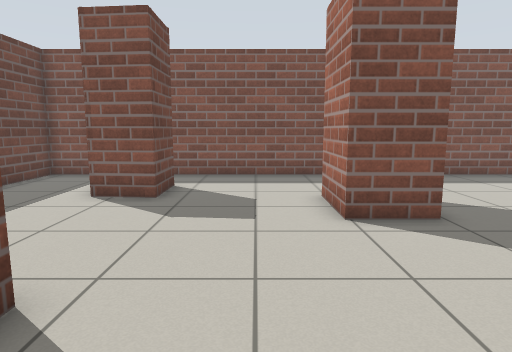
view 1 (above)

16 first-person views from a walk through a robot-simulator world made for Gazebo. The camera is 0.94 m above the floor, tilts 8° down and sees 75° across. The floor is counted in squares, 0.5 m on a side. Each view is taken from the middle of a square. On the plan, view 1 faces up. The plan holds only what a view shows up to about 17 squares ahead; the rest is blank.

view 2
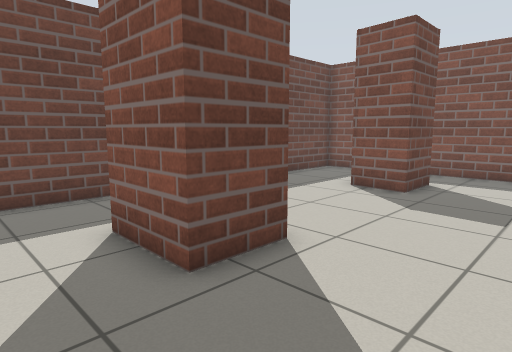

view 3
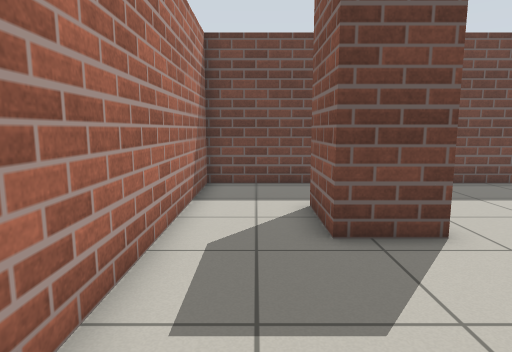

view 4
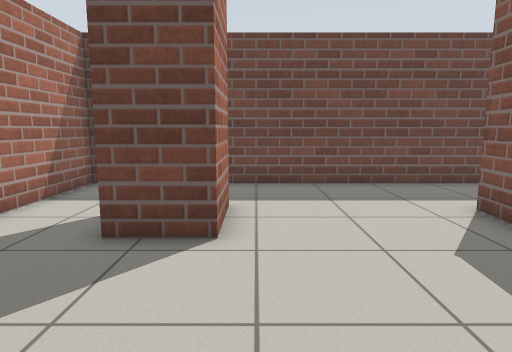

view 5
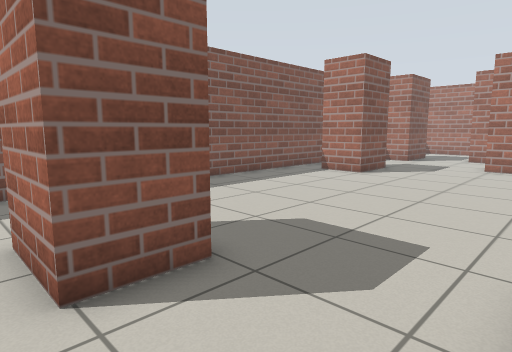

view 6
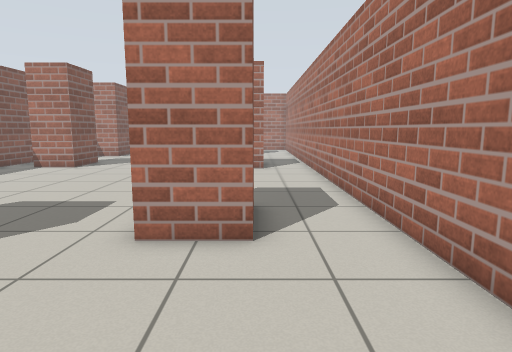

view 7
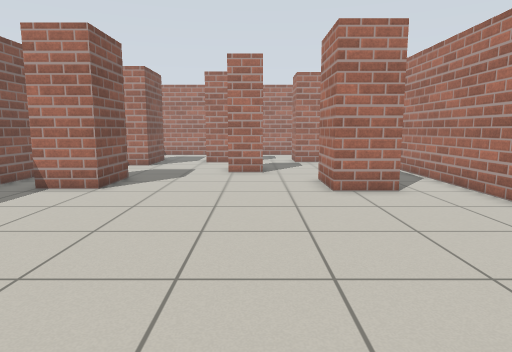

view 8
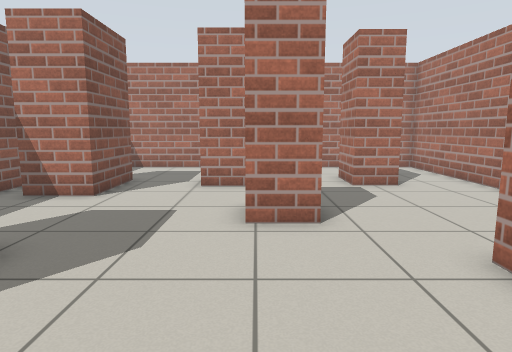

view 9
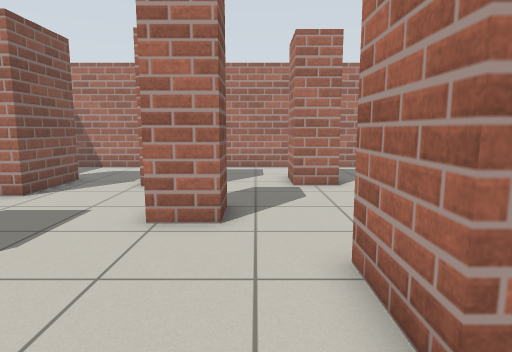

view 10
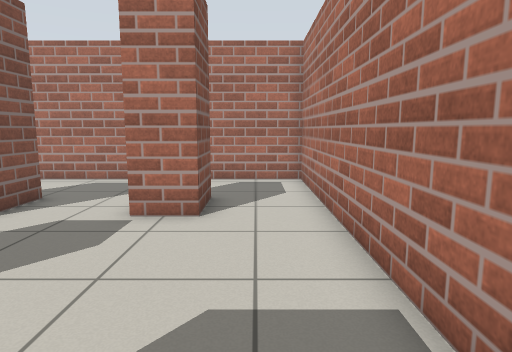

view 11
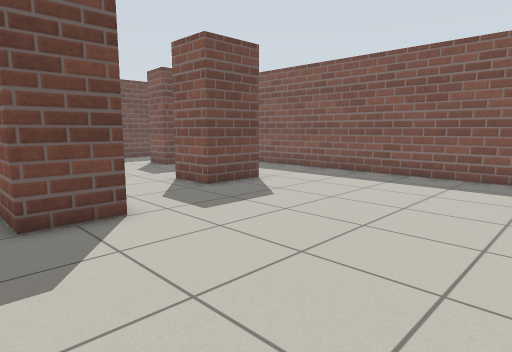

view 12
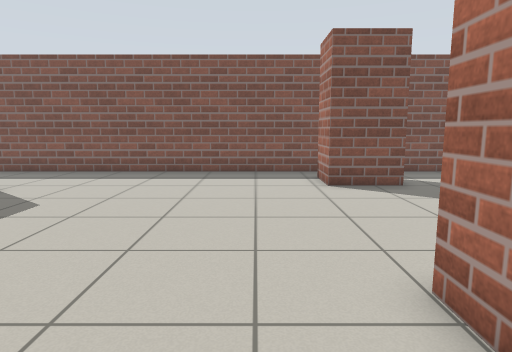

view 13
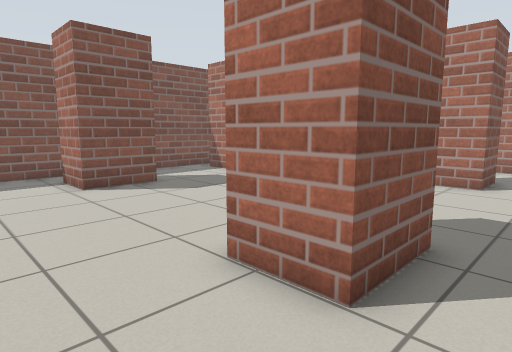

view 14
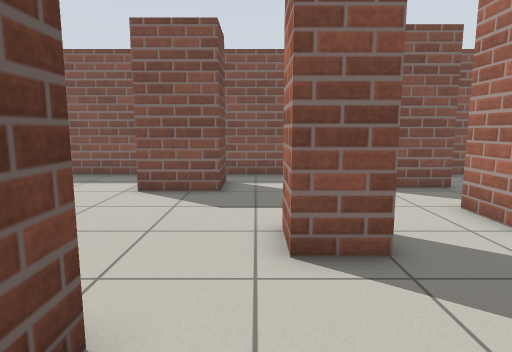

view 15
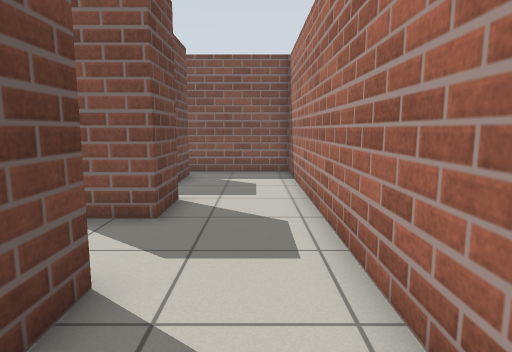

view 16
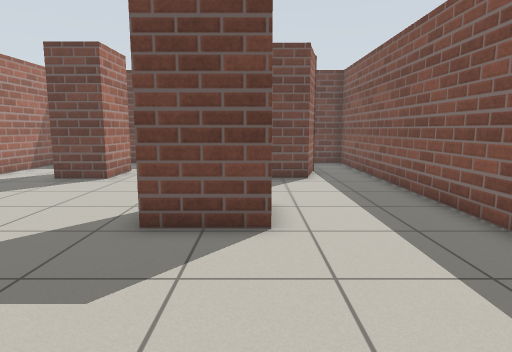

### Floor plan
Points are (right, up) in squares from view 1. A wall is a line through its corners. A room is listed if a view was taken in it or the views show most of it. See-through windows are left out.
Room 1 (views 1, 2, 3, 4, 5, 6, 7)
walls: (-5.1, 3.3) (-2.6, 3.3) (-2.6, 1.3) (-5.1, 1.3); (-2.8, 9) (-4.7, 9.2); (-2.7, 9.4) (-2.8, 9) (-3.1, 9); (3.9, 6.8) (1.9, 6.8) (1.9, 9.4); (3.4, 1) (3.4, 3.1); (-5.4, 13.7) (-8.4, 13.7) (-8.4, -1.7) (2.6, -1.7)
ways out: opening at (-6, 12.5) to room 2; opening at (-0.5, 9) to room 2; opening at (2.5, -0.5) to room 2; opening at (4, 5) to room 2
Room 2 (views 8, 9, 10, 11, 12, 13, 14, 15, 16)
walls: (20.1, 4.7) (18.5, 4.7) (18.5, 6.2); (16.6, 0.6) (14, 0.6) (14, 2.6) (16.5, 2.6) (16.5, 1.8); (16.9, 12) (16.9, 10) (14.4, 10) (14.4, 12); (23, 6.1) (23, 7.9); (23, 2.6) (25.1, 2.6) (25.1, 1.3) (23, 1.3) (23, 2.6); (5.9, 3.1) (5.9, 1.1) (4, 1.1); (25.1, 7.9) (25.1, 5.8) (23.4, 5.8); (24.3, 12.6) (24.3, 10.6) (21.3, 10.6) (21.3, 12.6); (3.9, 9.4) (3.9, 6.8); (2.6, -1.7) (28.5, -1.7) (28.5, 13.7) (-5.4, 13.7); (-4.9, 11.6) (-2.7, 11) (-2.7, 9)
ways out: opening at (-6, 12.5) to room 1; opening at (-0.5, 9) to room 1; opening at (2.5, -0.5) to room 1; opening at (4, 5) to room 1

Positions as (right, up) in squares from view 1, and headings:
1: (0, 0), facing up
2: (1, -1), facing up-left
3: (3, 0), facing left
4: (3, 4), facing left
5: (1, 3), facing up-right
6: (-2, 1), facing right
7: (4, 5), facing right
8: (12, 6), facing right
9: (12, 4), facing right
10: (16, 0), facing right
11: (13, 0), facing up-left
12: (12, -1), facing up
13: (11, -1), facing up-right
14: (18, 0), facing up
15: (27, -1), facing up
16: (10, 9), facing left
